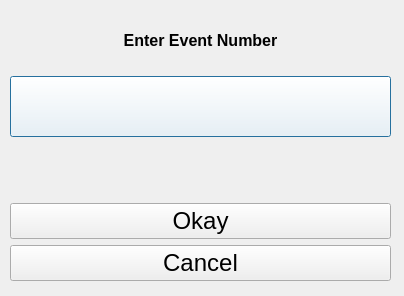
<?xml version="1.0" encoding="UTF-8"?>
<ui version="4.0">
 <class>Dialog</class>
 <widget class="QDialog" name="Dialog">
  <property name="geometry">
   <rect>
    <x>0</x>
    <y>0</y>
    <width>404</width>
    <height>296</height>
   </rect>
  </property>
  <property name="windowTitle">
   <string>Enter Event Number</string>
  </property>
  <widget class="QWidget" name="verticalLayoutWidget">
   <property name="geometry">
    <rect>
     <x>10</x>
     <y>10</y>
     <width>381</width>
     <height>271</height>
    </rect>
   </property>
   <layout class="QVBoxLayout" name="verticalLayout">
    <item>
     <layout class="QVBoxLayout" name="verticalLayout_2">
      <item>
       <widget class="QLabel" name="label">
        <property name="sizePolicy">
         <sizepolicy hsizetype="Expanding" vsizetype="Expanding">
          <horstretch>0</horstretch>
          <verstretch>0</verstretch>
         </sizepolicy>
        </property>
        <property name="font">
         <font>
          <pointsize>12</pointsize>
          <bold>true</bold>
         </font>
        </property>
        <property name="text">
         <string>Enter Event Number</string>
        </property>
        <property name="alignment">
         <set>Qt::AlignCenter</set>
        </property>
       </widget>
      </item>
      <item>
       <widget class="QPushButton" name="pb_num">
        <property name="sizePolicy">
         <sizepolicy hsizetype="Expanding" vsizetype="Expanding">
          <horstretch>0</horstretch>
          <verstretch>0</verstretch>
         </sizepolicy>
        </property>
        <property name="font">
         <font>
          <pointsize>12</pointsize>
          <italic>false</italic>
          <bold>false</bold>
         </font>
        </property>
        <property name="styleSheet">
         <string notr="true">background-color: rgb(255, 255, 255);
font: 12pt &quot;MS Shell Dlg 2&quot;;</string>
        </property>
        <property name="text">
         <string/>
        </property>
       </widget>
      </item>
      <item>
       <spacer name="verticalSpacer">
        <property name="orientation">
         <enum>Qt::Vertical</enum>
        </property>
        <property name="sizeHint" stdset="0">
         <size>
          <width>20</width>
          <height>40</height>
         </size>
        </property>
       </spacer>
      </item>
      <item>
       <layout class="QVBoxLayout" name="verticalLayout_3">
        <item>
         <widget class="QPushButton" name="pb_ok">
          <property name="font">
           <font>
            <pointsize>18</pointsize>
           </font>
          </property>
          <property name="text">
           <string>Okay</string>
          </property>
         </widget>
        </item>
        <item>
         <widget class="QPushButton" name="pb_cancel">
          <property name="font">
           <font>
            <pointsize>18</pointsize>
           </font>
          </property>
          <property name="text">
           <string>Cancel</string>
          </property>
         </widget>
        </item>
       </layout>
      </item>
     </layout>
    </item>
   </layout>
  </widget>
 </widget>
 <resources/>
 <connections/>
</ui>
